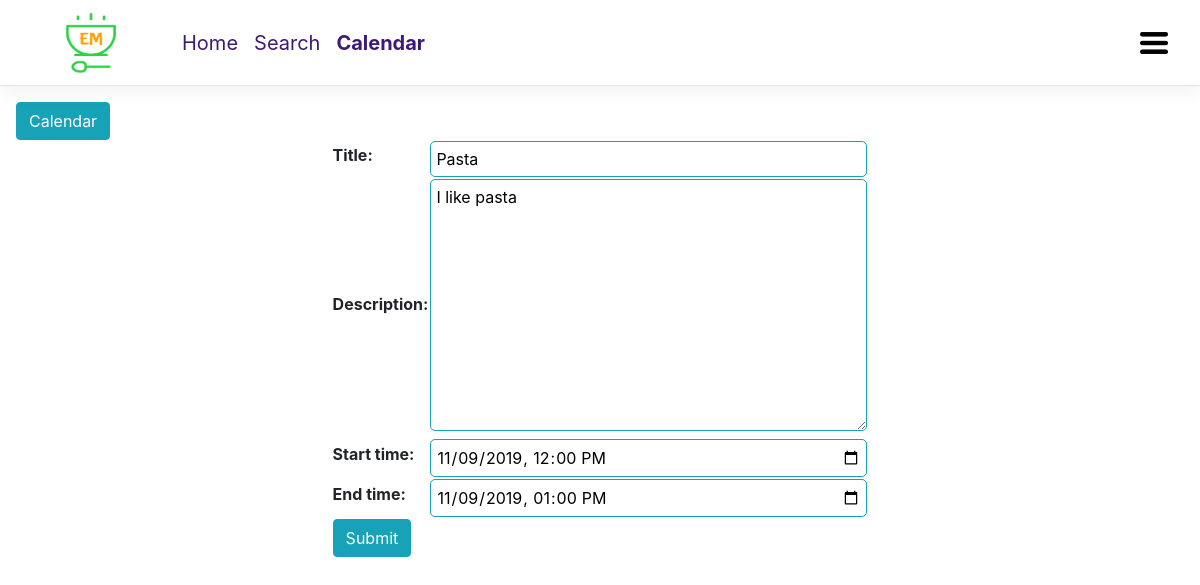
The app's page /em_website/event/edit/1/ (signed in) with its own data.
### em_website/models.py (models this page shows, shortened)
class Event(models.Model):
    title = models.CharField(max_length=200)
    description = models.TextField()
    start_time = models.DateTimeField()
    end_time = models.DateTimeField()

### em_website/views.py (the view)
# urls.py: url('event/edit/(?P<event_id>\d+)/$', views.event, name='event_edit')
def event(request, event_id=None):
    instance = Event()
    if event_id:
        instance = get_object_or_404(Event, pk=event_id)
    else:
        instance = Event()
    form = EventForm(request.POST or None, instance=instance)
    if request.POST and form.is_valid():
        form.save()
        return HttpResponseRedirect(reverse('em_calendar'))
    return render(request, 'em_website/event.html', {'form': form})

### em_website/forms.py
class EventForm(ModelForm):
  class Meta:
    model = Event
    widgets = {
      'start_time': DateInput(attrs={'type': 'datetime-local'}, format='%Y-%m-%dT%H:%M'),
      'end_time': DateInput(attrs={'type': 'datetime-local'}, format='%Y-%m-%dT%H:%M'),
    }
    fields = '__all__'
  def __init__(self, *args, **kwargs):
    super(EventForm, self).__init__(*args, **kwargs)
    self.fields['start_time'].input_formats = ('%Y-%m-%dT%H:%M',)
    self.fields['end_time'].input_formats = ('%Y-%m-%dT%H:%M',)

### em_website/templates/em_website/event.html (shortened to what this page needs)
{% extends 'base.html' %}
{% block navbar_Content %}
    <li class="nav-item">
        <a class="nav-link" href="{% url 'em_home' %}">Home</a>
    </li>
    <li class="nav-item">
        <a class="nav-link" href="{% url 'em_search' %}">Search</a>
    </li>
    <li class="nav-item active">
        <a class="nav-link" href="{% url 'em_calendar' %}">Calendar</a>
    </li>
{% endblock %}
{% block content %}
    {% if user.is_authenticated %}
        {% load staticfiles %}
        <!doctype html>
        <html lang="en">
        <head>
            <link rel="stylesheet" href="https://maxcdn.bootstrapcdn.com/bootstrap/4.0.0/css/bootstrap.min.css">
            <link rel="stylesheet" href="https://use.fontawesome.com/releases/v5.0.10/css/all.css">
        </head>
        <body>
            <div class="clearfix">
              <a class="btn btn-info left" href="{% url 'em_calendar' %}"> Calendar </a>
            </div>
            <form method="post">
              <table class="form form-table">
                {{ form }}
                <tr><td colspan="2"><button type="submit" class="btn btn-info right"> Submit </button></td></tr>
              </table>
            </form>
        </body>
        </html>
    {% else %}
        <h3>You are not logged in</h3>
        <p>Click <a href="{% url 'login' %}">here</a> to login.</p>
    {% endif %}
{% endblock %}

### templates/base.html (style rules this page uses)
.bd-navbar .navbar-nav .nav-link { padding-right: .5rem; padding-left: .5rem; color: #3d1a75 !important; }
.bd-navbar .active a { font-weight: 300; font-weight: bold; }
.nav-item { font-size: 20px; }

### em_website/templates/em_website/event.html (style rules this page uses)
.form { margin: auto; }
.form input, .form select, .form textarea { border-radius: 5px; border: 1px solid #17a2b8; outline: none; background: none; padding: 5px; width: 100%; }

### records on screen
Event: title "Pasta", description "I like pasta", start_time "11/09/2019 12:00", end_time "11/09/2019 13:00"
